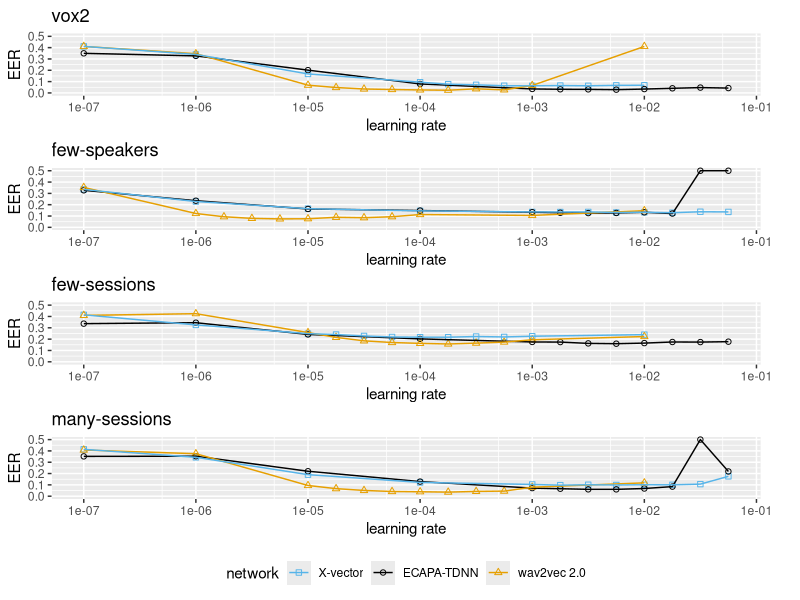
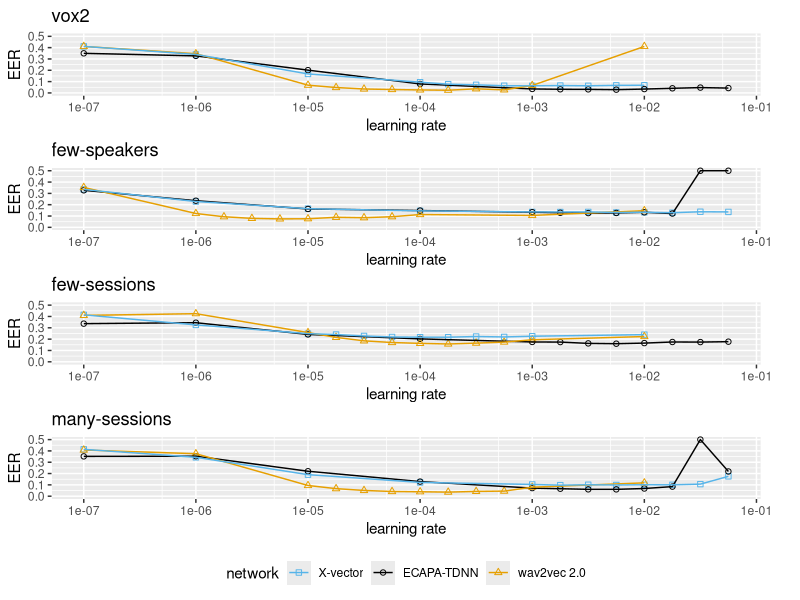

These figures' R source, in order:
# install the tidyverse
library(tidyverse)
library(patchwork)
library(scales)
library(ggthemes)
library(egg)

# read data
df = read.csv('plot_four.csv')

# clip NAN results
df$eer <- ifelse(df$eer > 0.50, 0.50, df$eer)

# change legend names
df$network[df$network == "xvector"] <- "X-vector"
df$network[df$network == "ecapa"] <- "ECAPA-TDNN"
df$network[df$network == "wav2vec2"] <- "wav2vec 2.0"

# subdataframes for each task
df_vox2 = df[df$data == "vox2",]
df_spk = df[df$data == "tiny-few-speakers",]
df_many = df[df$data == "tiny-many-sessions",]
df_few = df[df$data == "tiny-few-sessions",]

# legend order
custom_legend_order <- c(
  "X-vector",
  "ECAPA-TDNN",
  "wav2vec 2.0"
)

# x_axis for every plot
breaks_5log10 <- function(x) {
  low <- floor(log10(min(x)/5))
  high <- ceiling(log10(max(x)/5))
  5 * 10^(seq.int(low, high))
}

breaks_log10 <- function(x) {
  low <- floor(log10(min(x)))
  high <- ceiling(log10(max(x)))
  
  10^(seq.int(low, high))
}

x_axis = scale_x_log10(
  name='learning rate', 
  breaks = breaks_log10,
  minor_breaks = breaks_5log10,
)

# y_axis
y_axis =  scale_y_continuous(limits = c(0, 0.5), name="EER")

# the plots
vox2 = (
  ggplot(df_vox2)
  + aes(
    lr, 
    eer, 
    color=network,
    shape=network
  )
  + geom_point()
  + geom_line()
  + x_axis
  + y_axis 
  + scale_colour_colorblind(
    name='network',
    breaks=custom_legend_order,
    guide=guide_legend(nrow = 1)
  )
  + scale_shape_manual(
    name='network',
    breaks=custom_legend_order,
    values=seq(0,6)
  )  + ggtitle('vox2')
)

tiny_spk = (
  ggplot(df_spk)
  + aes(
    lr, 
    eer, 
    color=network,
    shape=network
  )
  + geom_point()
  + geom_line()
  + x_axis
  + y_axis
  + scale_colour_colorblind(
    name='network',
    breaks=custom_legend_order,
    guide=guide_legend(nrow = 1)
  )
  + scale_shape_manual(
    name='network',
    breaks=custom_legend_order,
    values=seq(0,6)
  )  + ggtitle('few-speakers')
)

tiny_few = (
  ggplot(df_few)
  + aes(
    lr, 
    eer, 
    color=network,
    shape=network
  )
  + geom_point()
  + geom_line()
  + x_axis
  + y_axis
  + scale_colour_colorblind(
    name='network',
    breaks=custom_legend_order,
    guide=guide_legend(nrow = 1)
  )
  + scale_shape_manual(
    name='network',
    breaks=custom_legend_order,
    values=seq(0,6)
  )  + ggtitle('few-sessions')
)

tiny_many = (
  ggplot(df_many)
  + aes(
    lr, 
    eer, 
    color=network,
    shape=network
  )
  + geom_point()
  + geom_line()
  + x_axis
  + y_axis
  + scale_colour_colorblind(
    name='network',
    breaks=custom_legend_order,
    guide=guide_legend(nrow = 1)
  )
  + scale_shape_manual(
    name='network',
    breaks=custom_legend_order,
    values=seq(0,6)
  )  + ggtitle('many-sessions')
)

g = (
  vox2 / tiny_spk /
  tiny_few / tiny_many
  + plot_layout(guides = "collect")
  & theme(
    legend.direction = "horizontal",
    legend.position = "bottom",
    plot.margin = unit(c(0.1,0.5,0.1,0.1), "cm")
  )
)

g

ggsave(
  file="plot_four_thesis.pdf",
  device = cairo_pdf,
  width = 130,
  height = 180,
  units = "mm"
)
